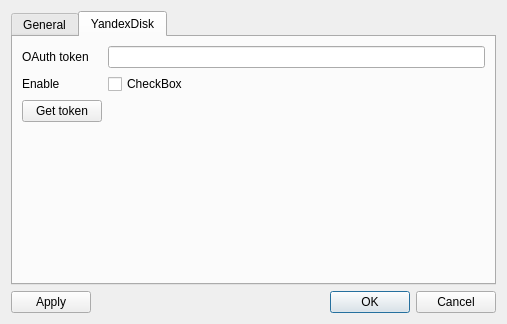
<?xml version="1.0" encoding="UTF-8"?>
<ui version="4.0">
 <class>Settings</class>
 <widget class="QDialog" name="Settings">
  <property name="geometry">
   <rect>
    <x>0</x>
    <y>0</y>
    <width>507</width>
    <height>324</height>
   </rect>
  </property>
  <property name="windowTitle">
   <string>Settings</string>
  </property>
  <layout class="QGridLayout" name="gridLayout">
   <item row="0" column="0" colspan="2">
    <widget class="QTabWidget" name="tabWidget">
     <property name="currentIndex">
      <number>1</number>
     </property>
     <widget class="QWidget" name="tab">
      <attribute name="title">
       <string>General</string>
      </attribute>
      <layout class="QGridLayout" name="gridLayout_2">
       <item row="2" column="0">
        <widget class="QLabel" name="label_5">
         <property name="text">
          <string>Power off</string>
         </property>
        </widget>
       </item>
       <item row="1" column="5">
        <widget class="QCheckBox" name="autoStartCheckBox">
         <property name="text">
          <string/>
         </property>
        </widget>
       </item>
       <item row="0" column="0">
        <widget class="QLabel" name="label">
         <property name="text">
          <string>7Zip folder:</string>
         </property>
        </widget>
       </item>
       <item row="1" column="0">
        <widget class="QLabel" name="label_2">
         <property name="text">
          <string>Autostart</string>
         </property>
        </widget>
       </item>
       <item row="3" column="5">
        <spacer name="verticalSpacer">
         <property name="orientation">
          <enum>Qt::Vertical</enum>
         </property>
         <property name="sizeHint" stdset="0">
          <size>
           <width>20</width>
           <height>40</height>
          </size>
         </property>
        </spacer>
       </item>
       <item row="0" column="6">
        <widget class="QPushButton" name="zipGetFolderButton">
         <property name="enabled">
          <bool>false</bool>
         </property>
         <property name="text">
          <string/>
         </property>
        </widget>
       </item>
       <item row="0" column="5">
        <widget class="QLineEdit" name="zipLine">
         <property name="enabled">
          <bool>false</bool>
         </property>
        </widget>
       </item>
       <item row="2" column="5">
        <layout class="QHBoxLayout" name="horizontalLayout">
         <item>
          <widget class="QCheckBox" name="powerOffCheckBox">
           <property name="text">
            <string/>
           </property>
          </widget>
         </item>
         <item>
          <widget class="QTimeEdit" name="PowerOffTimeEdit"/>
         </item>
         <item>
          <spacer name="horizontalSpacer">
           <property name="orientation">
            <enum>Qt::Horizontal</enum>
           </property>
           <property name="sizeHint" stdset="0">
            <size>
             <width>40</width>
             <height>20</height>
            </size>
           </property>
          </spacer>
         </item>
        </layout>
       </item>
      </layout>
     </widget>
     <widget class="QWidget" name="tab_2">
      <attribute name="title">
       <string>YandexDisk</string>
      </attribute>
      <layout class="QGridLayout" name="gridLayout_3">
       <item row="0" column="0">
        <widget class="QLabel" name="label_3">
         <property name="text">
          <string>OAuth token</string>
         </property>
        </widget>
       </item>
       <item row="0" column="1">
        <widget class="QLineEdit" name="OAuthLineEdit">
         <property name="enabled">
          <bool>true</bool>
         </property>
        </widget>
       </item>
       <item row="1" column="0">
        <widget class="QLabel" name="label_4">
         <property name="text">
          <string>Enable</string>
         </property>
        </widget>
       </item>
       <item row="1" column="1">
        <widget class="QCheckBox" name="YDcheckBox">
         <property name="enabled">
          <bool>true</bool>
         </property>
         <property name="text">
          <string>CheckBox</string>
         </property>
        </widget>
       </item>
       <item row="3" column="1">
        <spacer name="verticalSpacer_2">
         <property name="orientation">
          <enum>Qt::Vertical</enum>
         </property>
         <property name="sizeHint" stdset="0">
          <size>
           <width>20</width>
           <height>40</height>
          </size>
         </property>
        </spacer>
       </item>
       <item row="2" column="0">
        <widget class="QPushButton" name="pushButton_2">
         <property name="enabled">
          <bool>true</bool>
         </property>
         <property name="text">
          <string>Get token</string>
         </property>
        </widget>
       </item>
      </layout>
     </widget>
    </widget>
   </item>
   <item row="1" column="0">
    <widget class="QPushButton" name="pushButton">
     <property name="text">
      <string>Apply</string>
     </property>
    </widget>
   </item>
   <item row="1" column="1">
    <widget class="QDialogButtonBox" name="buttonBox">
     <property name="orientation">
      <enum>Qt::Horizontal</enum>
     </property>
     <property name="standardButtons">
      <set>QDialogButtonBox::Cancel|QDialogButtonBox::Ok</set>
     </property>
    </widget>
   </item>
  </layout>
 </widget>
 <resources/>
 <connections>
  <connection>
   <sender>buttonBox</sender>
   <signal>accepted()</signal>
   <receiver>Settings</receiver>
   <slot>accept()</slot>
   <hints>
    <hint type="sourcelabel">
     <x>248</x>
     <y>254</y>
    </hint>
    <hint type="destinationlabel">
     <x>157</x>
     <y>274</y>
    </hint>
   </hints>
  </connection>
  <connection>
   <sender>buttonBox</sender>
   <signal>rejected()</signal>
   <receiver>Settings</receiver>
   <slot>reject()</slot>
   <hints>
    <hint type="sourcelabel">
     <x>316</x>
     <y>260</y>
    </hint>
    <hint type="destinationlabel">
     <x>286</x>
     <y>274</y>
    </hint>
   </hints>
  </connection>
 </connections>
</ui>
